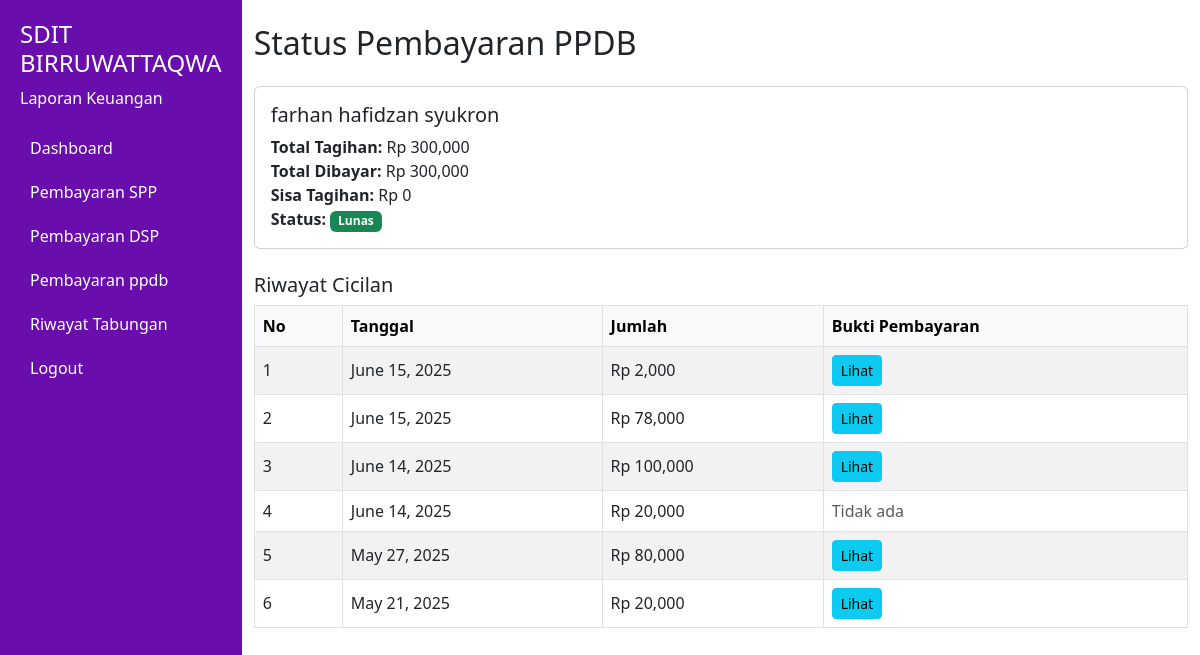
The app's page /ppdb/saya/ (signed in) with its own data.
### keuangan/models.py (models this page shows, shortened)
class PPDB(models.Model):
    siswa = models.OneToOneField('Siswa', on_delete=models.CASCADE)
    total_tagihan = models.PositiveIntegerField(default=0)
    total_terbayar = models.PositiveIntegerField(default=0)
    sisa_tagihan = models.PositiveIntegerField(default=0)
    status = models.CharField(max_length=20, choices=[("Belum Lunas", "Belum Lunas"), ("Lunas", "Lunas")], default="Belum Lunas")

class Siswa(models.Model):
    user = models.OneToOneField(User, on_delete=models.CASCADE)
    nama = models.CharField(max_length=100)
    kelas = models.CharField(max_length=50)
    no_rekening = models.CharField(max_length=20)

class PPDBCicilan(models.Model):
    ppdb = models.ForeignKey(PPDB, on_delete=models.CASCADE)
    tanggal = models.DateField(auto_now_add=True)
    jumlah = models.PositiveIntegerField()
    bukti_pembayaran = models.FileField(upload_to='bukti_ppdb/', null=True, blank=True)
    is_posted_to_laporan_keuangan = models.BooleanField(default=False) # Tambahkan field ini

### keuangan/views.py (the view)
# urls.py: path('ppdb/saya/', views.siswa_ppdb_detail, name='siswa_ppdb_detail'),
@login_required
def siswa_ppdb_detail(request):
    siswa = request.user.siswa
    ppdb = get_object_or_404(PPDB, siswa=siswa)
    cicilan_list = PPDBCicilan.objects.filter(ppdb=ppdb).order_by('-tanggal')
    return render(request, 'keuangan/siswa/ppdb_siswa_detail.html', {
        'ppdb': ppdb,
        'cicilan_list': cicilan_list,
    })

### keuangan/templates/keuangan/siswa/ppdb_siswa_detail.html (shortened to what this page needs)
{% load humanize %}
<!DOCTYPE html>
<html lang="id">
<head>
    <link href="https://cdn.jsdelivr.net/npm/bootstrap@5.3.0/dist/css/bootstrap.min.css" rel="stylesheet">
</head>
<body>
<div class="sidebar">
    <h4>SDIT BIRRUWATTAQWA</h4>
    <p>Laporan Keuangan</p>
        <a href="#">Dashboard</a>
        <a href="{% url 'tagihan_spp' %}">Pembayaran SPP</a>
        <a href="{% url 'dsp_siswa_detail' %}">Pembayaran DSP</a>
        <a href="{% url 'siswa_ppdb_detail' %}">Pembayaran ppdb</a>
        <a href="{% url 'tabungan_siswa' %}"> Riwayat Tabungan</a>
        <a href="{% url 'logout' %}">Logout</a>
</div>
<div class="container mt-4">
    <h2 class="mb-4">Status Pembayaran PPDB</h2>
    <div class="card mb-4">
        <div class="card-body">
            <h5 class="card-title">{{ ppdb.siswa.nama }}</h5>
            <p class="card-text">
                <strong>Total Tagihan:</strong> Rp {{ ppdb.total_tagihan|intcomma }}<br>
                <strong>Total Dibayar:</strong> Rp {{ ppdb.total_terbayar|intcomma }}<br>
                <strong>Sisa Tagihan:</strong> Rp {{ ppdb.sisa_tagihan|intcomma }}<br>
                <strong>Status:</strong>
                {% if ppdb.status == "Lunas" %}
                    <span class="badge bg-success">Lunas</span>
                {% else %}
                    <span class="badge bg-warning text-dark">Belum Lunas</span>
                {% endif %}
            </p>
        </div>
    </div>
    <h5>Riwayat Cicilan</h5>
    <div class="table-responsive">
        <table class="table table-bordered table-striped align-middle">
            <thead class="table-light">
                <tr>
                    <th>No</th>
                    <th>Tanggal</th>
                    <th>Jumlah</th>
                    <th>Bukti Pembayaran</th>
                </tr>
            </thead>
            <tbody>
                {% for cicilan in cicilan_list %}
                <tr>
                    <td>{{ forloop.counter }}</td>
                    <td>{{ cicilan.tanggal }}</td>
                    <td>Rp {{ cicilan.jumlah|intcomma }}</td>
                    <td>
                        {% if cicilan.bukti_pembayaran %}
                            <a href="{{ cicilan.bukti_pembayaran.url }}" target="_blank" class="btn btn-sm btn-info">Lihat</a>
                        {% else %}
                            <span class="text-muted">Tidak ada</span>
                        {% endif %}
                    </td>
                </tr>
                {% empty %}
                <tr>
                    <td colspan="4" class="text-center text-muted">Belum ada cicilan yang dibayarkan.</td>
                </tr>
                {% endfor %}
            </tbody>
        </table>
    </div>
</div>
</body>
</html>

### keuangan/templates/keuangan/siswa/ppdb_siswa_detail.html (style rules this page uses)
body { display: flex; }
.sidebar { width: 250px; background: #6a0dad; color: white; min-height: 100vh; padding: 20px; }
.sidebar a { color: white; text-decoration: none; display: block; padding: 10px; }
.card { margin-bottom: 15px; }

### records on screen
PPDB: siswa.nama "farhan hafidzan syukron", total_tagihan "300,000", total_terbayar "300,000", sisa_tagihan "0"
PPDBCicilan: tanggal "June 15, 2025", jumlah "2,000"
PPDBCicilan: tanggal "June 15, 2025", jumlah "78,000"
PPDBCicilan: tanggal "June 14, 2025", jumlah "100,000"
PPDBCicilan: tanggal "June 14, 2025", jumlah "20,000", bukti_pembayaran "Tidak ada"
PPDBCicilan: tanggal "May 27, 2025", jumlah "80,000"
PPDBCicilan: tanggal "May 21, 2025", jumlah "20,000"
